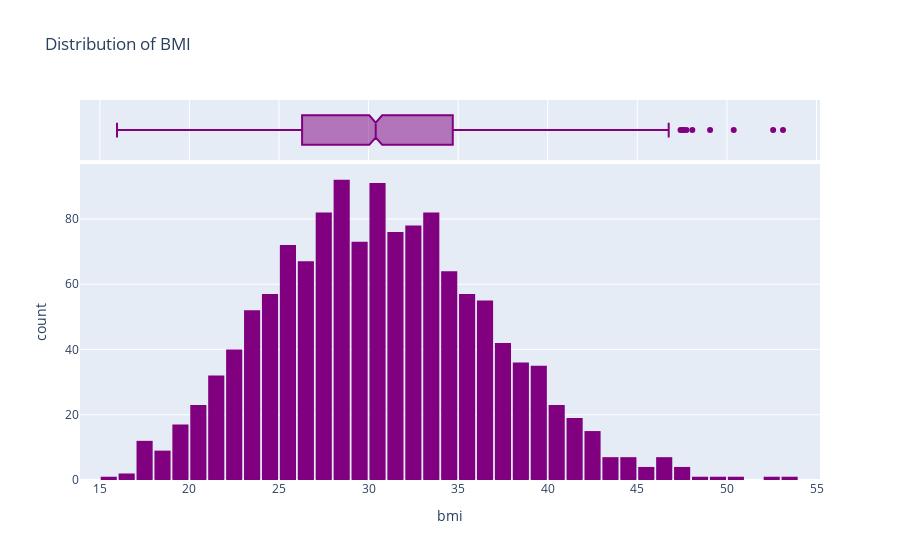

The notebook cell this image was saved under:
### Markdown cell above
Body Mass Index:
lets look at the distribution of BMI of customers using histogram and box plot

### Code cell
fig = px.histogram(medical_pd,
                   x='bmi',
                   marginal='box',
                   color_discrete_sequence=['purple'],
                   title='Distribution of BMI')
fig.update_layout(bargap=0.1)
fig.show()

### Figure 1 — Plotly figure (JSON) as saved in the notebook; plotly's stock layout.template omitted (floating-point values rounded to 4 significant figures; data arrays with more than 128 entries replaced by an {"elided": "..."} marker saying what was removed)
{"data": [{"bingroup": "x", "hovertemplate": "bmi=%{x}<br>count=%{y}<extra></extra>", "legendgroup": "", "marker": {"color": "purple", "pattern": {"shape": ""}}, "name": "", "orientation": "v", "showlegend": false, "type": "histogram", "x": {"elided": "1338 float values"}, "xaxis": "x", "yaxis": "y"}, {"hovertemplate": "bmi=%{x}<extra></extra>", "legendgroup": "", "marker": {"color": "purple"}, "name": "", "notched": true, "showlegend": false, "type": "box", "x": {"elided": "1338 float values"}, "xaxis": "x2", "yaxis": "y2"}], "layout": {"bargap": 0.1, "barmode": "relative", "legend": {"tracegroupgap": 0}, "title": {"text": "Distribution of BMI"}, "xaxis": {"anchor": "y", "domain": [0, 1], "title": {"text": "bmi"}}, "xaxis2": {"anchor": "y2", "domain": [0, 1], "matches": "x", "showgrid": true, "showticklabels": false}, "yaxis": {"anchor": "x", "domain": [0, 0.8316], "title": {"text": "count"}}, "yaxis2": {"anchor": "x2", "domain": [0.8416, 1], "matches": "y2", "showgrid": false, "showline": false, "showticklabels": false, "ticks": ""}}}
